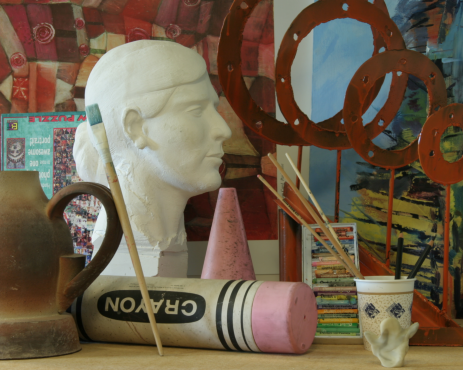
#> input picture cvip_PA2/view1.png, 463 x 370 px
$ python view_synthesis.py
#> lines starting #> are read from the running program, lines starting #| are printed output that depends on the picture; pictures that were not available may be replaced by others from this repository, and a replacement may not be noted
import cv2
import numpy as np
import pickle

#load the color images
view1_img = cv2.imread('view1.png')
#> view1_img is the input picture: shape (370, 463, 3); mean B, G, R 74.9, 94.7, 109.7
view5_img = cv2.imread('view5.png')
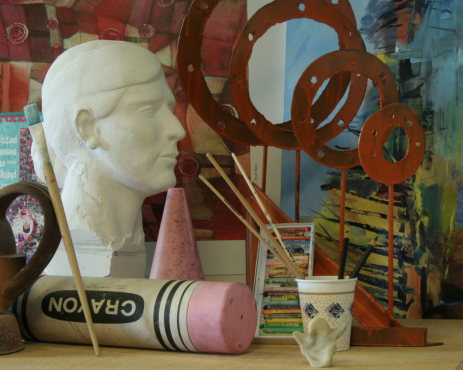
#> input picture cvip_PA2/view5.png, 463 x 370 px
#> view5_img is the input picture: shape (370, 463, 3); mean B, G, R 73.3, 92.6, 106.1

left_disparity_matrix = cv2.imread('disp1.png', 0)
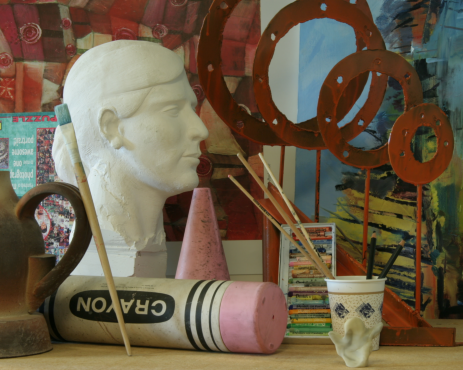
#> input picture cvip_PA2/view3.png, 463 x 370 px, given in place of disp1.png, which was not available
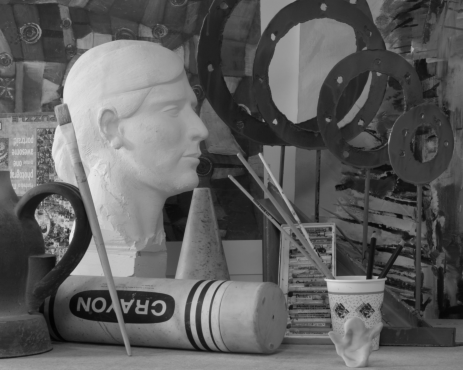
#> left_disparity_matrix: shape (370, 463); min 2, max 235, mean 94.9
right_disparity_matrix = cv2.imread('disp5.png', 0)
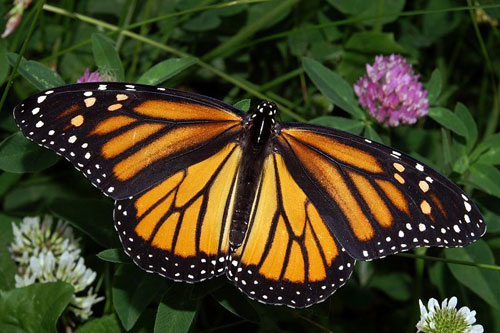
#> input picture cvip_PA2/Butterfly.jpg, 500 x 333 px, given in place of disp5.png, which was not available
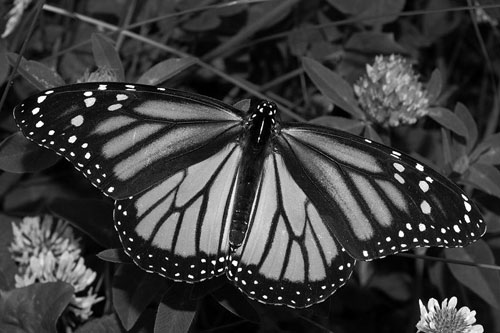
#> right_disparity_matrix: shape (333, 500); min 0, max 255, mean 60.9

(view_img_height, view_img_width) = view1_img.shape[:2]
#> view_img_height = 370; view_img_width = 463

#initialize blank image
view3_img = np.zeros((view_img_height,view_img_width,3), np.uint8)

#synthesize using left image and left disparity matrix obtained with 9X9 window
for i in range(view_img_height):
    for j in range(view_img_width):
        index_shift_left = int(np.floor(left_disparity_matrix[i][j] / 2))
        if(j - index_shift_left >= 0 and left_disparity_matrix[i][j] != 0):
            view3_img[i][j - index_shift_left] = view1_img[i][j]
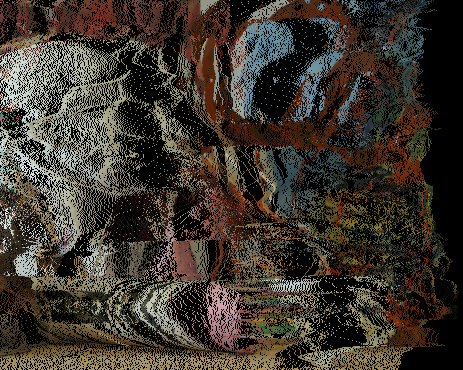
#> view3_img: shape (370, 463, 3); mean B, G, R 42.5, 53.4, 60.5

cv2.imwrite("view3_output.png", view3_img)

#synthesize using right image and right disparity matrix obtained with 9X9 window
for i in range(view_img_height):
    for j in range(view_img_width):
#> (the run stopped early here; a loop or call above may not have finished)
